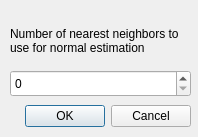
<?xml version="1.0" encoding="UTF-8"?>
<ui version="4.0">
 <class>EstimateNormalsDialog</class>
 <widget class="QDialog" name="EstimateNormalsDialog">
  <property name="enabled">
   <bool>true</bool>
  </property>
  <property name="geometry">
   <rect>
    <x>0</x>
    <y>0</y>
    <width>198</width>
    <height>137</height>
   </rect>
  </property>
  <property name="windowTitle">
   <string>Estimate Normals</string>
  </property>
  <widget class="QDialogButtonBox" name="buttonBox">
   <property name="geometry">
    <rect>
     <x>-150</x>
     <y>100</y>
     <width>341</width>
     <height>32</height>
    </rect>
   </property>
   <property name="orientation">
    <enum>Qt::Horizontal</enum>
   </property>
   <property name="standardButtons">
    <set>QDialogButtonBox::Cancel|QDialogButtonBox::Ok</set>
   </property>
  </widget>
  <widget class="QLabel" name="label_ki">
   <property name="geometry">
    <rect>
     <x>10</x>
     <y>10</y>
     <width>181</width>
     <height>61</height>
    </rect>
   </property>
   <property name="text">
    <string>Number of nearest neighbors to use for normal estimation</string>
   </property>
   <property name="wordWrap">
    <bool>true</bool>
   </property>
  </widget>
  <widget class="QSpinBox" name="spinBox_ki">
   <property name="geometry">
    <rect>
     <x>10</x>
     <y>70</y>
     <width>181</width>
     <height>27</height>
    </rect>
   </property>
  </widget>
 </widget>
 <resources/>
 <connections>
  <connection>
   <sender>buttonBox</sender>
   <signal>accepted()</signal>
   <receiver>EstimateNormalsDialog</receiver>
   <slot>accept()</slot>
   <hints>
    <hint type="sourcelabel">
     <x>248</x>
     <y>254</y>
    </hint>
    <hint type="destinationlabel">
     <x>157</x>
     <y>274</y>
    </hint>
   </hints>
  </connection>
  <connection>
   <sender>buttonBox</sender>
   <signal>rejected()</signal>
   <receiver>EstimateNormalsDialog</receiver>
   <slot>reject()</slot>
   <hints>
    <hint type="sourcelabel">
     <x>316</x>
     <y>260</y>
    </hint>
    <hint type="destinationlabel">
     <x>286</x>
     <y>274</y>
    </hint>
   </hints>
  </connection>
 </connections>
</ui>
